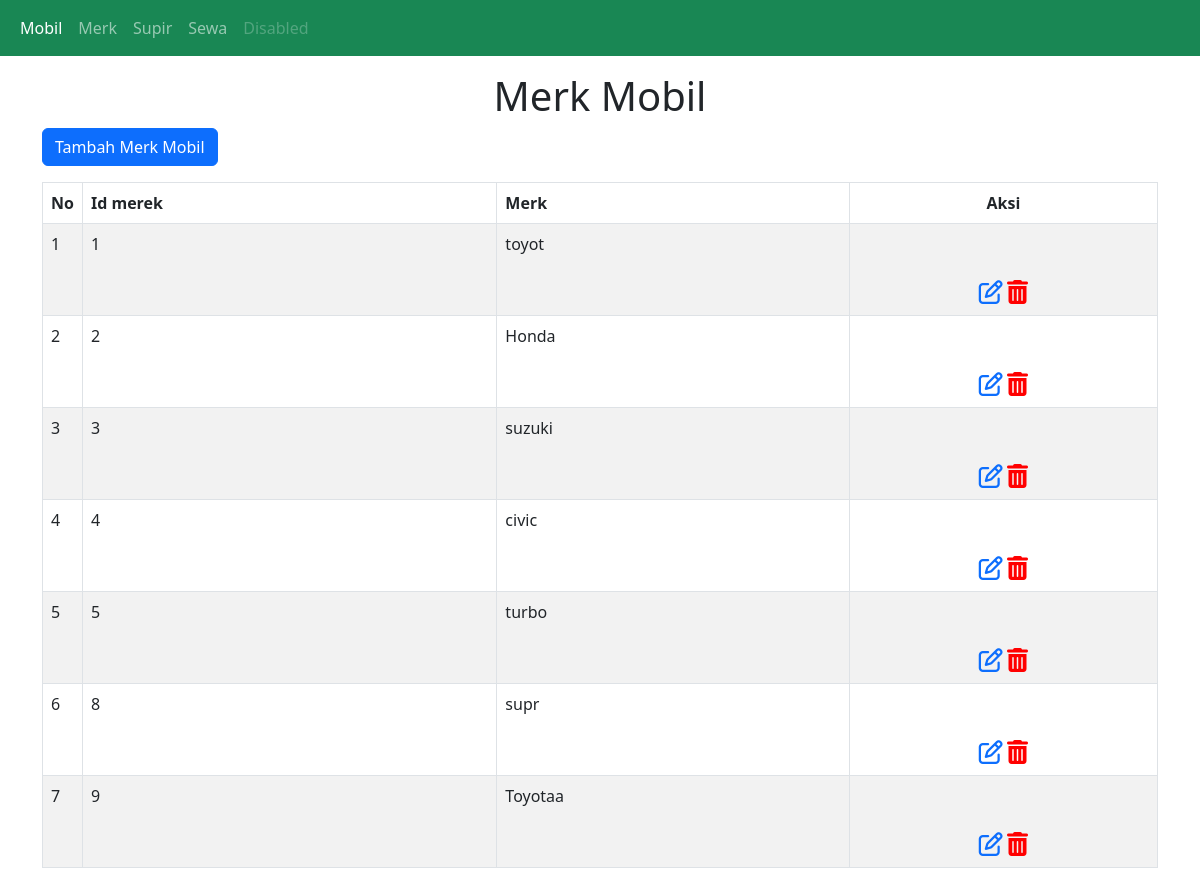
/merk.php, run on the app's committed database.
### tables this page shows
CREATE TABLE `merk` (
  `id_merk` int(11) NOT NULL,
  `merk` varchar(20) NOT NULL
);

### merk.php (the view, shortened to what this page needs)
<?php
include "index.php";
?>
<div class="container mt-3">
<h1 class="text-center">Merk Mobil</h1>
  <a href="tambah_merk.php" class="btn btn-primary mb-3">Tambah Merk Mobil</a>
  <table class="table table-striped table-bordered">
    <thead>
      <tr>
        <th class="text-center" width="30">No</th>
        <th>Id merek</th>
        <th>Merk</th>
        <th class="text-center">Aksi</th>
      </tr>
    </thead>
    <tbody>
      <?php
      $sql = "SELECT id_merk, merk FROM merk";
      $result = $conn->query($sql);
      if ($result->num_rows > 0) {
        $no=1;
        while($row = $result->fetch_assoc()) {
          echo "<tr>
          <td>".$no."</td>
          <td>".$row["id_merk"]."</td>
          <td>".$row["merk"]."</td>
          <td><div class='mt-5 text-center'><a href='edit_merk.php?id_mobil=".$row["id_merk"]."'><i class='fa fa-edit' style='font-size:24px'></i></a>
          <a href='hapus.merk.php?id_merk=".$row["id_merk"]."'><i class='fa fa-trash-alt' style='font-size:24px;color:red'></i></a></div></td>
        </tr>";
        $no++;
        }
      } else {
        echo "0 results";
      }
      ?>
    </tbody>
  </table>
</div>

### data on the page
merk: id_merk "1", merk "toyot"
merk: id_merk "2", merk "Honda"
merk: id_merk "3", merk "suzuki"
merk: id_merk "4", merk "civic"
merk: id_merk "5", merk "turbo"
merk: id_merk "8", merk "supr"
merk: id_merk "9", merk "Toyotaa"
